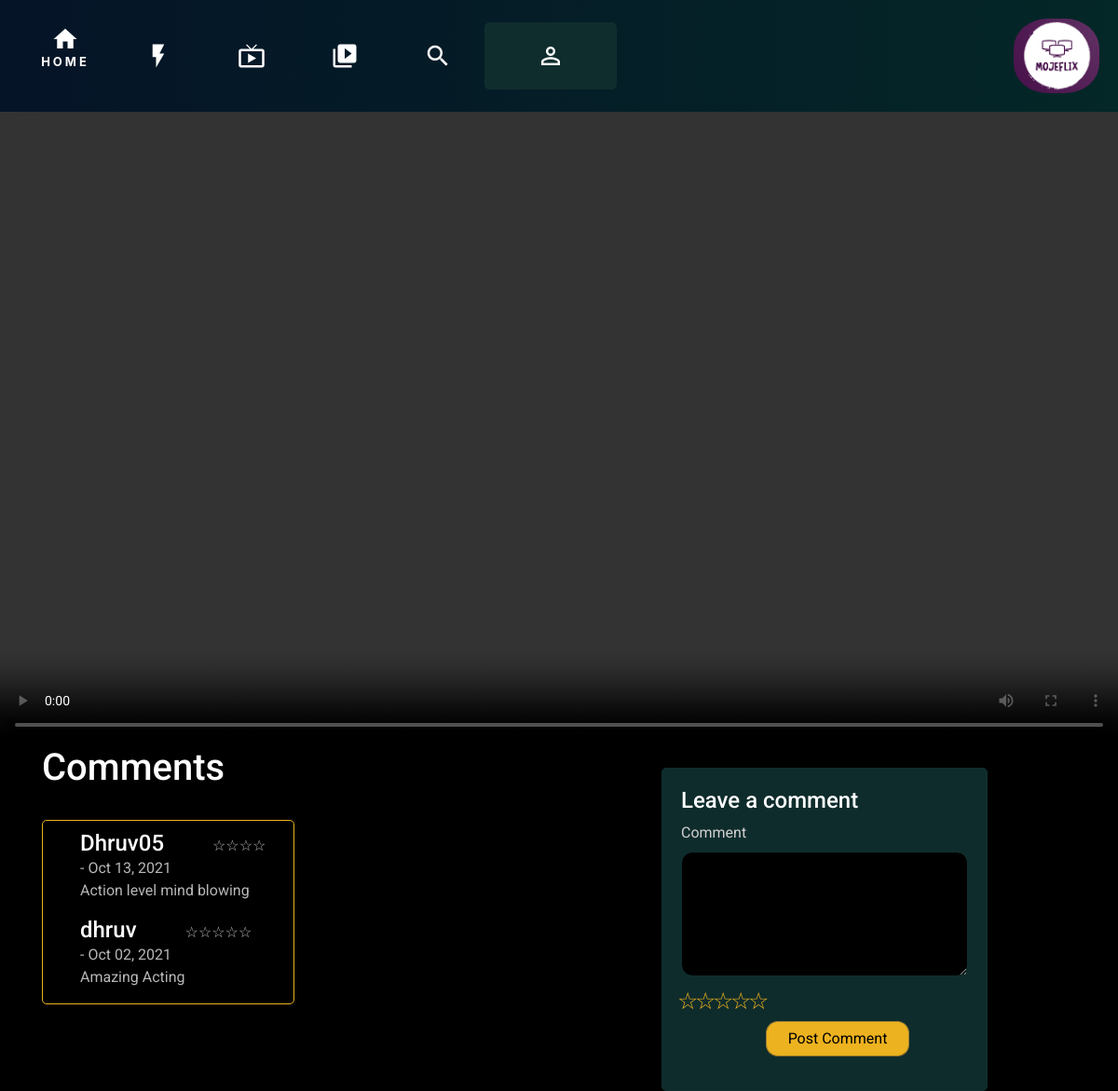
Page /profile/tom-clancys-without-remorse (signed in) on the committed database.
### HomePage/models.py (models this page shows, shortened)
class Content(models.Model):
    title = models.CharField(max_length=100)
    description = models.CharField(max_length=200)
    image = models.ImageField(upload_to="Images", null=True )
    video = models.FileField(upload_to="Videos",null=True,validators=[FileExtensionValidator(allowed_extensions=['MOV','avi','mp4','webm','mkv'])])
    slug = models.SlugField(unique=True,db_index=True)
    ott_type = models.ForeignKey(Ott_type, on_delete=models.SET_NULL,null=True, related_name="otttype")
    genre = models.ForeignKey(Genre, on_delete=models.SET_NULL,null=True, related_name="genretype")
    subscription = models.ForeignKey(Subscription, on_delete=models.SET_NULL,null=True, related_name="subscriptiontype")

class Comment(models.Model):
    username = models.ForeignKey(User, on_delete=models.SET_NULL,null=True, related_name="usern")
    comment = models.CharField(max_length=300)
    ratings = models.CharField(max_length=1)
    slug = models.CharField(max_length=200)
    date = models.DateField(default=now)

### HomePage/views.py (the view, shortened to what this page needs)
# urls.py: path('profile/<slug:slug>',views.VideoPlayerView.as_view(),name="videoplayer"),
class VideoPlayerView(View):
    def get(self,request,slug):
        user = request.user
        user_subs = Usersubscription.objects.filter(username=user).values_list('subscription', flat=True)[0]
        if user_subs == 1:
            movie_subs = Content.objects.filter(slug=slug).values_list('subscription', flat=True)[0]
            if movie_subs == 1:
                video = Content.objects.filter(slug=slug)
                comments = Comment.objects.filter(slug=slug).order_by("-date")
                context = {
                    "video": video,
                    "comments":comments,
                }
                return render(request,"Homepage/video-player.html",context)

### templates/Homepage/video-player.html (shortened to what this page needs)
{% load static %}
{% block css_files %}
    <link rel="stylesheet" href="{% static 'Homepage/styleindex.css' %}"/>
    <link rel="stylesheet" href="{% static 'Homepage/videoplayer.css' %}"/>
    <link rel="stylesheet" href="https://maxcdn.bootstrapcdn.com/bootstrap/4.0.0/css/bootstrap.min.css">
{% endblock %}
{% block content %}
    <div class="header">
      <div class="header__icons">
        <div class="header__icon active">
          <span class="material-icons"> home </span>
          <p><b>Home</b></p>
        </div>
        <div class="header__icon">
          <span class="material-icons"> flash_on </span>
        </div>
        <div class="header__icon">
          <span class="material-icons"> live_tv </span>
        </div>
        <div class="header__icon">
          <span class="material-icons"> video_library </span>
        </div>
        <div class="header__icon">
          <span class="material-icons"> search </span>
        </div>
        <form method="POST" action="{% url 'logout' %}">
          <div class="header__icon">
          <span class="material-icons"> person_outline </span>
        </div>
        </form>
      </div>
      <img src="{% static 'Images/mojeflix.png' %}" alt="Mojeflix" />
    </div>
    <div class="body">
        {% for video in video %}
            <div class="video-container">
                <video controls>
                    <source src="{{video.video.url}}" type="video/mp4">
                </video>
	        </div>
        {% endfor %}
        <section class="section">
        <div class="container">
            <div class="row">
                <div class="col-sm-5 col-md-6 col-12 pb-4">
                    <h1 class="font">Comments</h1>
                    <div class="text-justify darker mt-4 float-left">
                        {% for comments in comments %}
                          <h4 class="font">{{comments.username}}</h4><span class="ml-5">
                          {% if comments.ratings == "4" %}
                          ☆☆☆☆
                          {% endif %}
                          {% if comments.ratings == "5" %}
                          ☆☆☆☆☆
                          {% endif %}
                          </span><br>
                            <span>- {{ comments.date|date:"M d, Y" }}</span> <br>
                          <p>{{comments.comment}}</p>
                        {% endfor %}
                    </div>
                </div>
                <div class="col-lg-4 col-md-5 col-sm-4 offset-md-1 offset-sm-1 col-12 mt-4">
                  {% for video in video %}
                    <form method="POST" id="algin-form" action="{% url 'videoplayer' video.slug%}">
                        <div class="form-group">
                            <h4 class="font">Leave a comment</h4> <label for="message">Comment</label> <textarea name="msg" id="" msg cols="30" rows="5" class="form-control" style="background-color: black;"></textarea>
                            <div class="mt-2 rating"> <label for="5">☆</label> <label for="4">☆</label> <label for="3">☆</label> <label for="2">☆</label> <label for="1">☆</label></div>
                        </div>
                        <div class="form-group"><button type="submit" class="d-flex justify-content-center mt-5 post" class="btn">Post Comment</button> </div>
                    </form>
                  {% endfor %}
                </div>
            </div>
        </div>
    </div>
{% endblock %}

### static/Homepage/styleindex.css (style rules this page uses)
* { margin: 0; padding: 0; box-sizing: border-box; }
.header { color: white; display: flex; padding: 20px; align-items: center; justify-content: space-between; overflow-x: scroll; }
.header { -ms-overflow-style: none; scrollbar-width: none; }
.header > img { object-fit: contain; height: 80px; border-radius:40%; }
.header__icons { display: flex; align-items: center; text-align: center; }
.header__icon { display: flex; flex-direction: column; width: 100px; cursor: pointer; }
.header__icon p { text-transform: uppercase; letter-spacing: 3px; margin-left: auto; margin-right: auto; font-size: small; display: none; }
.header__icon .material-icons { font-size: 30px; margin-left: auto; margin-right: auto; }
.active > p { display: inline-flex; }

### static/Homepage/videoplayer.css (style rules this page uses)
* { margin: 0; padding: 0; }
.body { width: 100vw; height: 100vh; background-color:black; font-family: 'Roboto', sans-serif; }
.video-container { position: relative; width: 100%; height: 85vh; background: #000000; display: flex; justify-content: center; align-items: center; }
.video-container video { width: 100%; height: 100%; }
.section { background-color: black; }
.post { margin: 15px; padding: 6px; float: center; background-color: #ecb21f; border-color: #a88734 #9c7e31 #846a29; color: black; border-width: 1px; border-style: solid; border-radius: 13px; width: 50%; cursor: pointer; }
.darker { border: 1px solid #ecb21f; background-color: black; float: right; border-radius: 5px; padding-left: 40px; padding-right: 30px; padding-top: 10px }
.comment h4, .comment span, .darker h4, .darker span { display: inline }
.comment p, .comment span, .darker p, .darker span { color: rgb(184, 183, 183) }
h1, h4 { color: white; font-weight: bold; }
label { color: rgb(212, 208, 208) }
.form-group input, .form-group textarea { background-color: black; border: 1px solid rgba(16, 46, 46, 1); border-radius: 12px }
form { border: 1px solid rgba(16, 46, 46, 1); background-color: rgba(16, 46, 46, 0.973); border-radius: 5px; padding: 20px }
.font { color: white; }
.rating { display: flex; margin-top: -10px; flex-direction: row-reverse; margin-left: -4px; float: left }
.rating>label { position: relative; width: 19px; font-size: 25px; color: #ecb21f; cursor: pointer }
.rating>label::before { content: "\2605"; position: absolute; opacity: 0 }

### rows in the picture
Comment: username "Dhruv05", date "Oct 13, 2021", comment "Action level mind blowing"
Comment: username "dhruv", date "Oct 02, 2021", comment "Amazing Acting"
